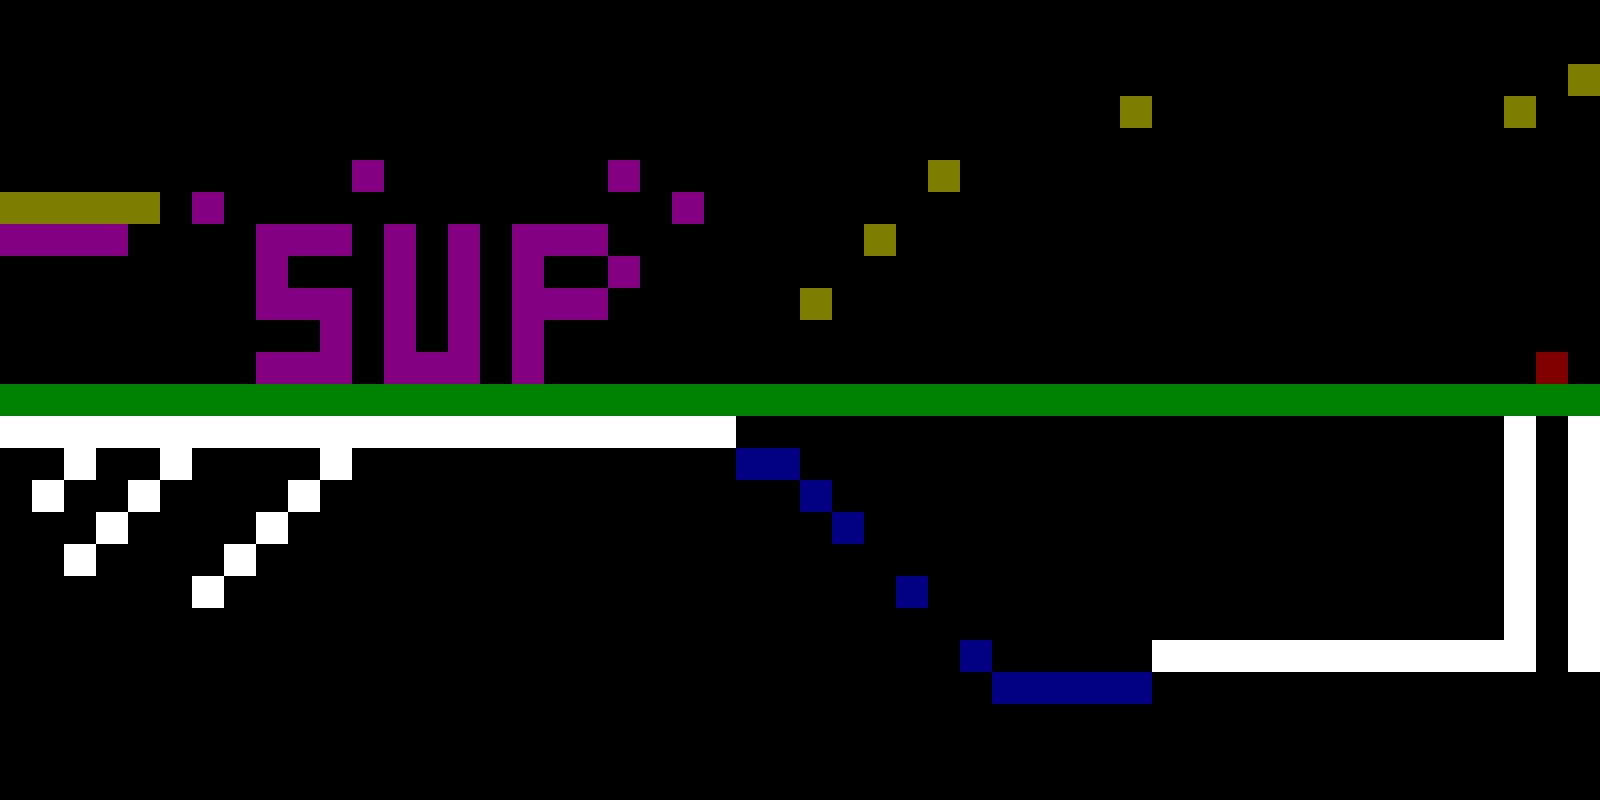

This game map was drawn from its Tiled (.tmx) file and the tilesets committed beside it. A one-line description and the trimmed map source follow:
An orthogonal 50x25 tile map with 32x32 px tiles, 6 tile layers (whiteStones, blackStones, whiteSpikes, blackSpikes, ...) and 1 object.

<map version="1.0" orientation="orthogonal" width="50" height="25" tilewidth="32" tileheight="32">
 <tileset firstgid="1" name="tileset" tilewidth="32" tileheight="32">
  <image source="tileset.png" width="640" height="640" />
 </tileset>
 <layer name="whiteStones" width="50" height="25">
  <data>[1250 cells, 11 non-empty, 1 distinct tile ids]</data>
 </layer>
 <layer name="blackStones" width="50" height="25">
  <data>[1250 cells, 11 non-empty, 3 distinct tile ids]</data>
 </layer>
 <layer name="whiteSpikes" width="50" height="25">
  <data>[1250 cells, 61 non-empty, 2 distinct tile ids]</data>
 </layer>
 <layer name="blackSpikes" width="50" height="25">
  <data>[1250 cells, 40 non-empty, 2 distinct tile ids]</data>
 </layer>
 <layer name="split" width="50" height="25">
  <data>[1250 cells, 50 non-empty, 1 distinct tile ids]</data>
 </layer>
 <objectgroup name="player" width="50" height="25">
  <object x="16" y="177">
   <ellipse />
  </object>
 </objectgroup>
 <layer name="crystal" width="50" height="25">
  <data>[1250 cells, 1 non-empty, 1 distinct tile ids]</data>
 </layer>
</map>
